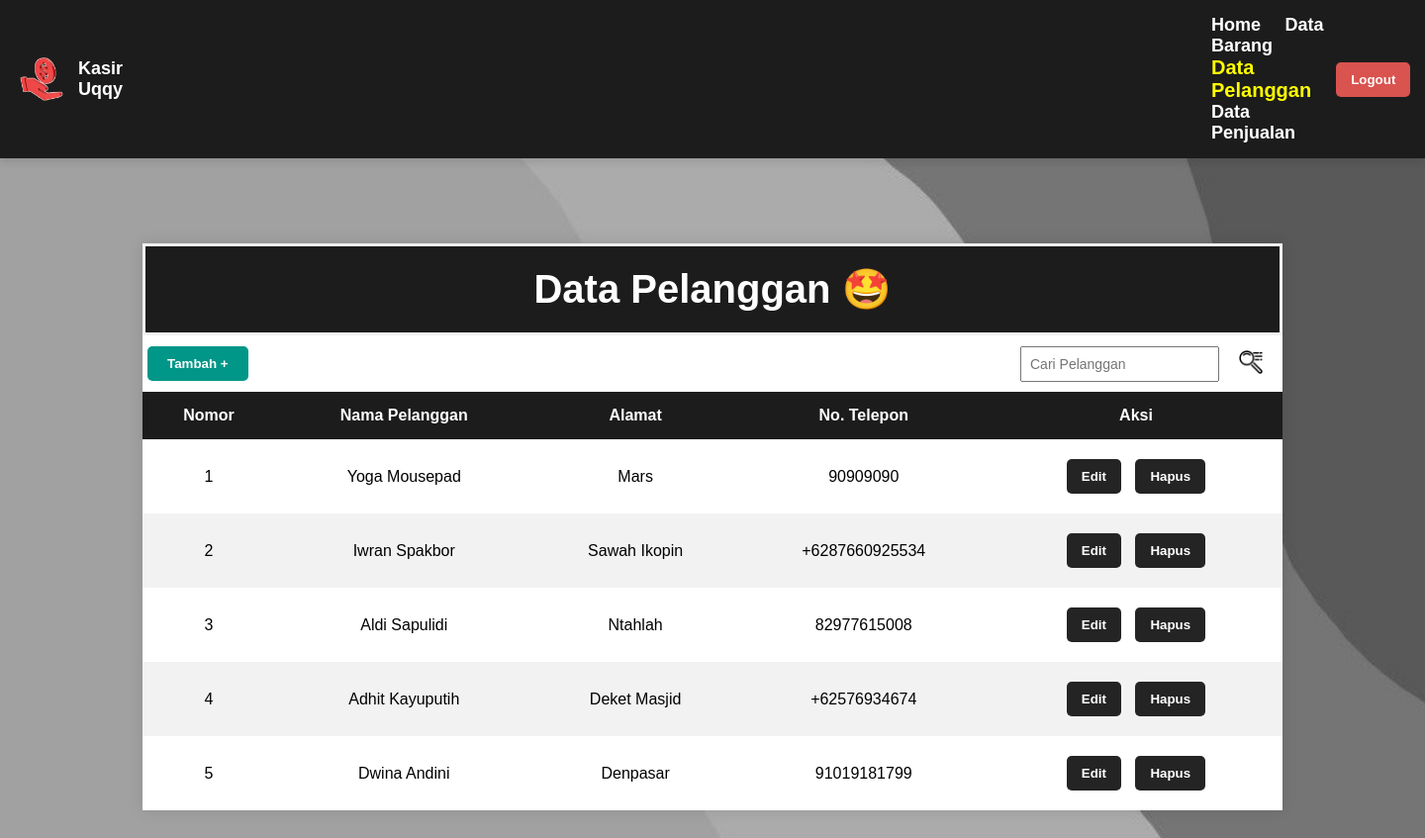
The app's page /pelanggan.php (signed in) with its own data.
### tables this page shows
CREATE TABLE `pelanggan` (
  `id_pelanggan` int(11) NOT NULL,
  `nama_pelanggan` varchar(30) DEFAULT NULL,
  `alamat` text DEFAULT NULL,
  `no_telepon` varchar(15) DEFAULT NULL
);

### pelanggan.php (the view, shortened to what this page needs)
<!DOCTYPE html>
<html lang="en">
<head>
</head>
<link rel="stylesheet" href="mystyle.css">
<body>
<div class="navbar" style="background-color: #1c1c1c; color: white; padding: 15px 20px; position: sticky; top: 0; z-index: 1000; display: flex; justify-content: space-between; align-items: center; box-shadow: 0 4px 8px rgba(0, 0, 0, 0.1);">
<div class="navbar-logo" style="display: flex; align-items: center;">
<img src="images/monee.png" alt="Website Logo" style="width: 44px; height: 44px; margin-right: 15px;">
<a href="#" style="color: white; text-decoration: none; font-weight: bold; font-size: 18px;">Kasir Uqqy</a>
</div>
<div class="navbar-links" style="margin-left: 1100px;">
<a href="home.php" style="color: white; text-decoration: none; font-weight: bold; font-size: 18px; margin-right: 20px; transition: color 0.3s;">Home</a>
<a href="databarang.php" style="color: white; text-decoration: none; font-weight: bold; font-size: 18px; margin-right: 20px; transition: color 0.3s;">Data Barang</a>
<a href="pelanggan.php" style="color: yellow; text-decoration: none; font-weight: bold; font-size: 20px; margin-right: 20px; transition: color 0.3s;">Data Pelanggan</a>
<a href="penjualan.php" style="color: white; text-decoration: none; font-weight: bold; font-size: 18px; margin-right: 20px; transition: color 0.3s;">Data Penjualan</a>
</div>
<form method="POST" action="logout.php" class="logout-form" style="margin: 0;">
<button type="submit" class="logout-button" style="background-color: #d9534f; color: white; border: none; padding: 10px 15px; border-radius: 5px; font-weight: bold; cursor: pointer; transition: background-color 0.3s;">Logout</button>
</form>
</div>
    <br><br>
    <div class="container" id="data-barang">
        <div class="header" style="font-size: 40px; font-weight: bold; text-align: center;">Data Pelanggan 🤩</div>
        <div style="display: flex; justify-content: space-between; align-items: center;">
            <a href="insert1.php">
                <button style="background-color: #009688; color: white; border: none; padding: 10px 20px; cursor: pointer;">Tambah +</button>
            </a>
            <form method="GET" action="" style="display: flex; align-items: center;">
                <input type="text" name="search" placeholder="Cari Pelanggan" style="padding: 8px; font-size: 14px;">
                <button type="submit" style="background: none; border: none; cursor: pointer;">
                    <img src="images/cari.png" alt="Cari" style="width: 24px; height: 24px;">
                </button>
            </form>
        </div>
        <div class="table-wrapper">
            <table>
                <thead>
                    <tr>
                        <th>Nomor</th>
                        <th>Nama Pelanggan</th>
                        <th>Alamat</th>
                        <th>No. Telepon</th>
                        <th>Aksi</th>
                    </tr>
                </thead>
                <tbody>
                    <?php
                    $conn = new mysqli("localhost", "root", "", "cashier");
                    $sql = "SELECT id_pelanggan, nama_pelanggan, alamat, no_telepon FROM pelanggan";
                    $result = $conn->query($sql);
                    if ($result->num_rows > 0) {
                        $no = 1;
                        while($row = $result->fetch_assoc()) {
                            echo "<tr>";
                            echo "<td>" . $no++ . "</td>";
                            echo "<td>" . $row["nama_pelanggan"] . "</td>";
                            echo "<td>" . $row["alamat"] . "</td>";
                            echo "<td>" . $row["no_telepon"] . "</td>";
                            echo "<td>
                                    <a href='editpelanggan.php?id=" . $row['id_pelanggan'] . "'><button class='edit-btn'>Edit</button></a>
                                    <button class='delete-btn'; onclick='openModal(" . $row['id_pelanggan'] . ")'>Hapus</button>
                                  </td>";
                            echo "</tr>";
                        }
                    } else {
                        echo "<tr><td colspan='6'>Tidak ada data barang</td></tr>";
                    }
                    ?>
                </tbody>
            </table>
        </div>
    </div>
</body>
</html>

### mystyle.css (style rules this page uses)
body { font-family: 'Arial', sans-serif; background-color: #797979; margin: 0; padding: 0; }
.container { width: 80%; margin: 50px auto; background-color: #fff; box-shadow: 0 0 15px rgba(0, 0, 0, 0.1); overflow: hidden; }
.header { background-color: #1c1c1c; color: white; padding: 20px; text-align: center; font-size: 24px; border: 3px solid #f2f2f2; position: sticky; top: 0; z-index: 1000; }
.table-wrapper { max-height: 500px; overflow-y: auto; overflow-x: hidden; }
table { width: 100%; border-collapse: collapse; }
thead th { background-color: #1c1c1c; color: white; padding: 15px; text-align: center; position: sticky; top: 0; z-index: 999; }
th, td { padding: 15px; text-align: center; }
tr:nth-child(even) { background-color: #f2f2f2; }
td { font-size: 16px; }
button { padding: 10px 15px; margin: 5px; border: none; cursor: pointer; font-weight: bold; border-radius: 5px; }
.edit-btn { background-color: #242424; color: white; }
.delete-btn { background-color: #242424; color: white; }

### pelanggan.php (style rules this page uses)
body { font-family: 'Arial', sans-serif; background-color: #797979; margin: 0; padding: 0; background-image: url('images/abu.jpg'); background-size: cover; background-position: center; background-attachment: fixed; }

### records on screen
pelanggan: nama_pelanggan "Yoga Mousepad", alamat "Mars", no_telepon "90909090"
pelanggan: nama_pelanggan "Iwran Spakbor", alamat "Sawah Ikopin", no_telepon "+6287660925534"
pelanggan: nama_pelanggan "Aldi Sapulidi", alamat "Ntahlah", no_telepon "82977615008"
pelanggan: nama_pelanggan "Adhit Kayuputih", alamat "Deket Masjid", no_telepon "+62576934674"
pelanggan: nama_pelanggan "Dwina Andini", alamat "Denpasar", no_telepon "91019181799"
